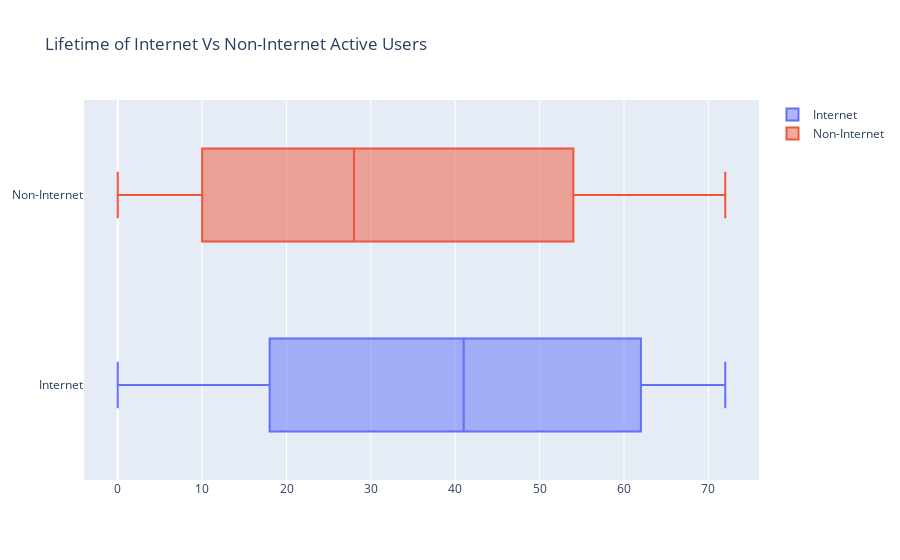

Source (notebook cell):
### Markdown cell above
## 2.1 Internet Vs Non-Internet (Active users)

### Code cell
active_internet_tenure = go.Box(
    x=active_internet_users['tenure'],
    name="Internet")

# Get active users without the internet
active_non_internet_tenure = go.Box(
    x=active_users[~active_users.isin(active_internet_users)].dropna()['tenure'],
    name="Non-Internet")

info = [active_internet_tenure, active_non_internet_tenure]
title = "Lifetime of Internet Vs Non-Internet Active Users"
iplot({
            "data": info, 
            "layout": {
                "title": title
            }
     })

### Figure 1 — Plotly figure (JSON) as saved in the notebook; plotly's stock layout.template omitted (floating-point values rounded to 4 significant figures; data arrays with more than 128 entries replaced by an {"elided": "..."} marker saying what was removed)
{"data": [{"name": "Internet", "type": "box", "x": {"elided": "3761 int values"}}, {"name": "Non-Internet", "type": "box", "x": {"elided": "1413 int values"}}], "layout": {"title": {"text": "Lifetime of Internet Vs Non-Internet Active Users"}}}
